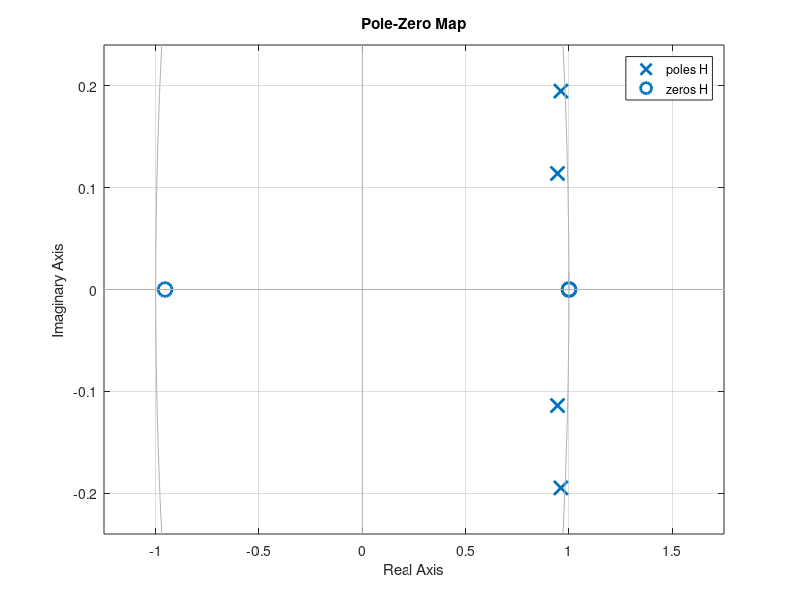
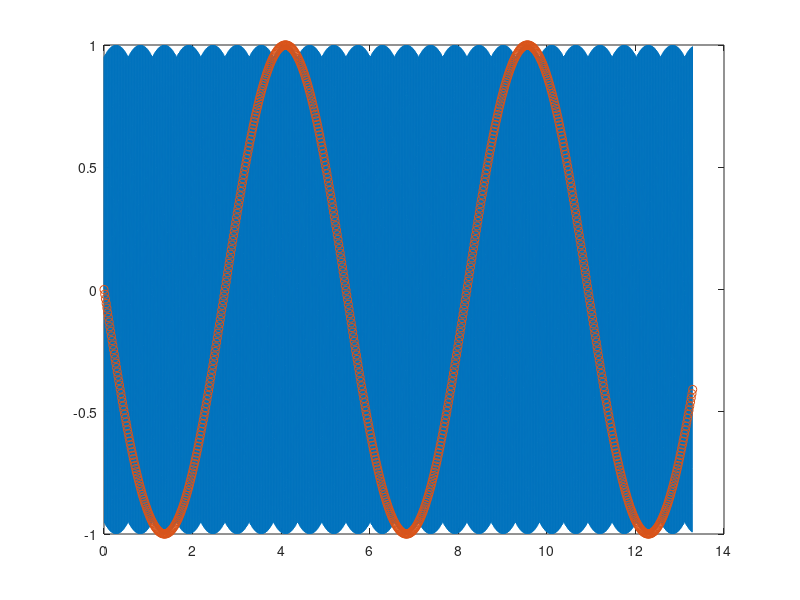

These figures' MATLAB source, in order:
%% Partial 2 MR2007 Fall 17

clear all
close all
den = [1, 0.7, 1.533, 0.589, 0.4267];
G = tf([1,0,0], den);

H = c2d(G, 0.2)


figure(1)
clf
pzmap(H)
%grid on
%xlim([0.5, 1.1])
%ylim([-0.5, 0.5])
%axis equal
print -dpdf amd_pzmap.pdf


%% Sample 60Hz signal
wr = 1.15;
w60 = 60*2*pi;
wN = (wr+w60)/2;
h = pi/wN;
td = (0:800)*h;
tc = (0:8000)*(h/10);

yc = sin(60*2*pi*tc);
yd = yc(1:10:end);

figure(2)
clf
plot(tc, yc)
hold on
plot(td, yd, 'o')
%

walias =  2*pi/(9.55-4.1)
